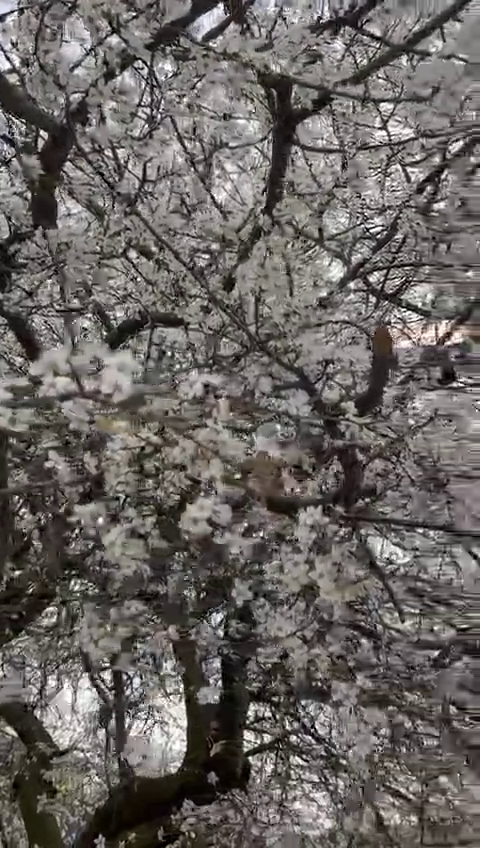
#> input picture frame 28 of cicekli.mp4, 480 x 848 px, given in place of videom.mp4, which was not available
$ python 'video görme- okuma.py'
#> lines starting #> are read from the running program, lines starting #| are printed output that depends on the picture
import cv2


# vidoelar arka arkaya hızlıca gösterilen karelerden oluşur
# cap kare demek galiba

# webcam den bakacağımızda
"""
cap = cv2.VideoCapture(0)

while True:
    ret, frame = cap.read()
    frame = cv2.flip(frame,1) # framein y eksenine göre tersi oluyor ki aynadaki gibi görünsün

    cv2.imshow("webcam",frame)

    if cv2.waitKey(1) & 0xFF == ord("q"): # ifade q nun makine dilindeki karşılığı
        break

cap.release()
cv2.destroyAllWindows()
"""

# hazır bir videoyu açarken

cap = cv2.VideoCapture("videom.mp4")

while True:
    ret, frame = cap.read()
#> frame is the input picture: shape (848, 480, 3); mean B, G, R 96.9, 99.9, 104.8
    if ret == 0: # video bittiğinde kapansın demek, retin okuyacağı başka bir kare kalmadığında
        break

    frame = cv2.flip(frame,1) # framein y eksenine göre tersi oluyor ki aynadaki gibi görünsün
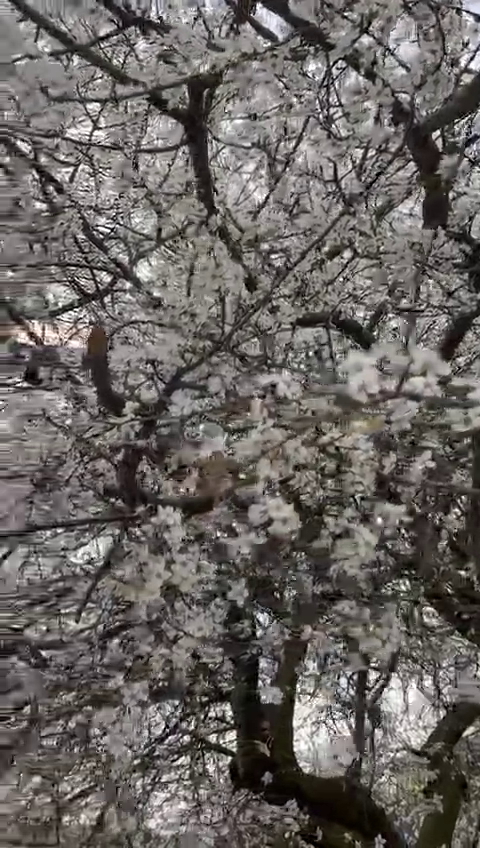
#> frame: shape (848, 480, 3); mean B, G, R 96.9, 99.9, 104.8

    cv2.imshow("videom",frame)

    if cv2.waitKey(20) & 0xFF == ord("q"): # ifade q nun makine dilindeki karşılığı
#> (key q is pressed here)
        break

cap.release()
cv2.destroyAllWindows()

$ run again, starting later in the video
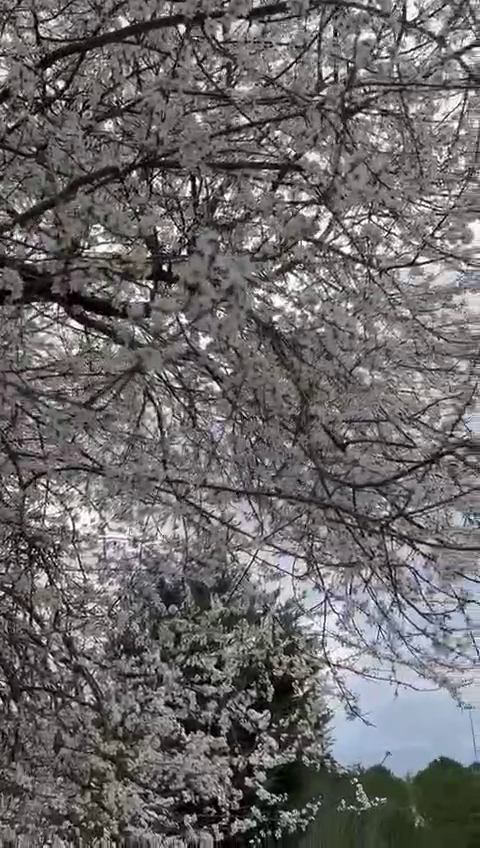
#> input picture frame 128 of cicekli.mp4, 480 x 848 px, given in place of videom.mp4, which was not available
#> frame is the input picture: shape (848, 480, 3); mean B, G, R 105.5, 105, 108.2
#> `frame = cv2.flip(frame,1)`:
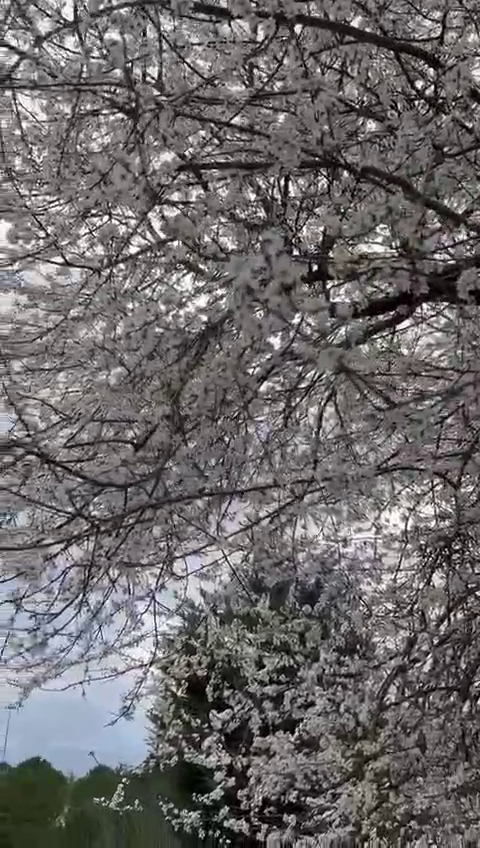
#> frame: shape (848, 480, 3); mean B, G, R 105.5, 105, 108.2

$ run again, starting later in the video
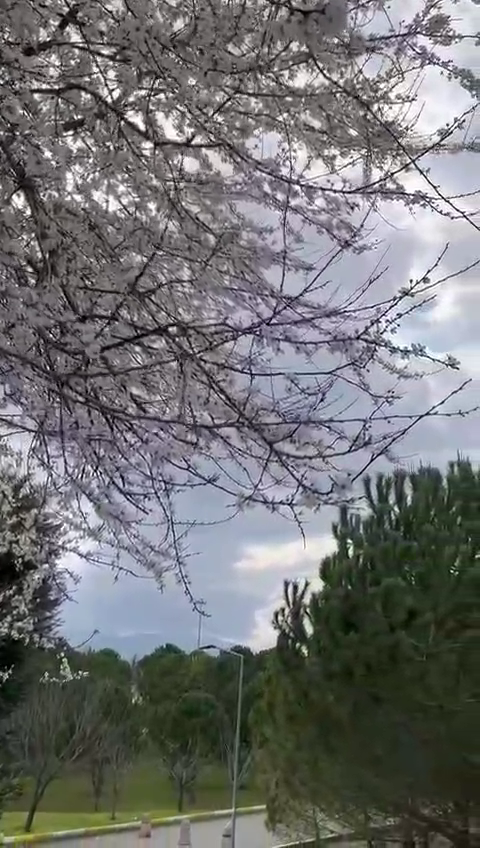
#> input picture frame 228 of cicekli.mp4, 480 x 848 px, given in place of videom.mp4, which was not available
#> frame is the input picture: shape (848, 480, 3); mean B, G, R 114.9, 114.2, 113.5
#> `frame = cv2.flip(frame,1)`:
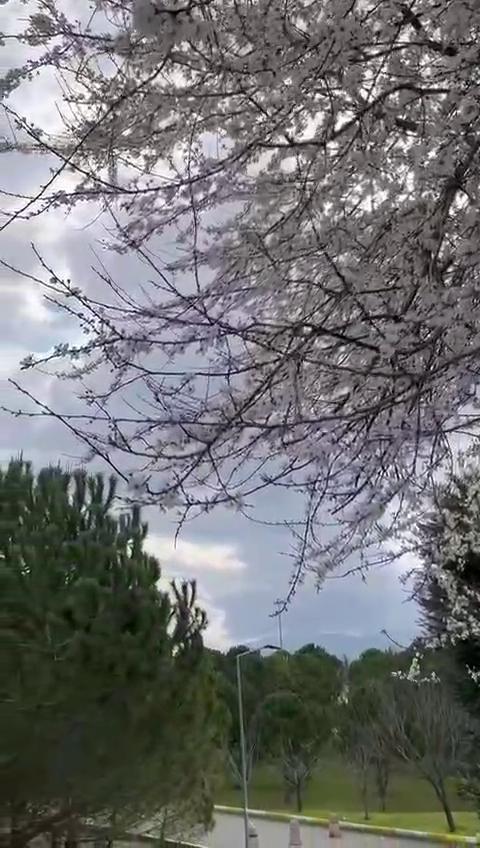
#> frame: shape (848, 480, 3); mean B, G, R 114.9, 114.2, 113.5
